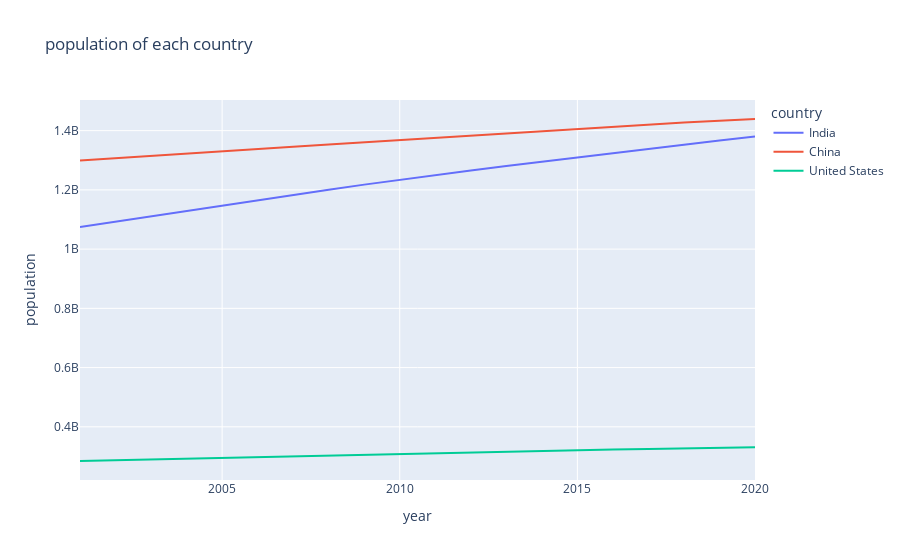

This figure's notebook cell:
### Code cell
fig = px.line(df, x="year", y="population", title='population of each country',color='country')
fig.show()

### Figure 1 — Plotly figure (JSON) as saved in the notebook; plotly's stock layout.template omitted (floating-point values rounded to 4 significant figures)
{"data": [{"hovertemplate": "country=India<br>year=%{x}<br>population=%{y}<extra></extra>", "legendgroup": "India", "line": {"color": "#636efa", "dash": "solid"}, "mode": "lines", "name": "India", "orientation": "v", "showlegend": true, "type": "scatter", "x": [2001, 2002, 2003, 2004, 2005, 2006, 2007, 2008, 2009, 2010, 2011, 2012, 2013, 2014, 2015, 2016, 2017, 2018, 2019, 2020], "xaxis": "x", "y": [1075000094, 1093317187, 1111523146, 1129623466, 1147609924, 1165486291, 1183209471, 1200669762, 1217726217, 1234281163, 1250287939, 1265780243, 1280842119, 1295600768, 1310152392, 1324517250, 1338676779, 1352642283, 1366417756, 1380004385], "yaxis": "y"}, {"hovertemplate": "country=China<br>year=%{x}<br>population=%{y}<extra></extra>", "legendgroup": "China", "line": {"color": "#EF553B", "dash": "solid"}, "mode": "lines", "name": "China", "orientation": "v", "showlegend": true, "type": "scatter", "x": [2001, 2002, 2003, 2004, 2005, 2006, 2007, 2008, 2009, 2010, 2011, 2012, 2013, 2014, 2015, 2016, 2017, 2018, 2019, 2020], "xaxis": "x", "y": [1299129747, 1307352256, 1315303522, 1323084639, 1330776380, 1338408644, 1345993891, 1353569480, 1361169410, 1368810604, 1376497633, 1384206408, 1391883335, 1399453966, 1406847868, 1414049353, 1421021794, 1427647789, 1433783692, 1439323774], "yaxis": "y"}, {"hovertemplate": "country=United States<br>year=%{x}<br>population=%{y}<extra></extra>", "legendgroup": "United States", "line": {"color": "#00cc96", "dash": "solid"}, "mode": "lines", "name": "United States", "orientation": "v", "showlegend": true, "type": "scatter", "x": [2001, 2002, 2003, 2004, 2005, 2006, 2007, 2008, 2009, 2010, 2011, 2012, 2013, 2014, 2015, 2016, 2017, 2018, 2019, 2020], "xaxis": "x", "y": [284607992, 287279312, 289815567, 292354663, 294993509, 297758977, 300608425, 303486022, 306307565, 309011469, 311584051, 314043885, 316400539, 318673422, 320878312, 323015992, 325084758, 327096263, 329064917, 331002647], "yaxis": "y"}], "layout": {"legend": {"title": {"text": "country"}, "tracegroupgap": 0}, "title": {"text": "population of each country"}, "xaxis": {"anchor": "y", "domain": [0, 1], "title": {"text": "year"}}, "yaxis": {"anchor": "x", "domain": [0, 1], "title": {"text": "population"}}}}
